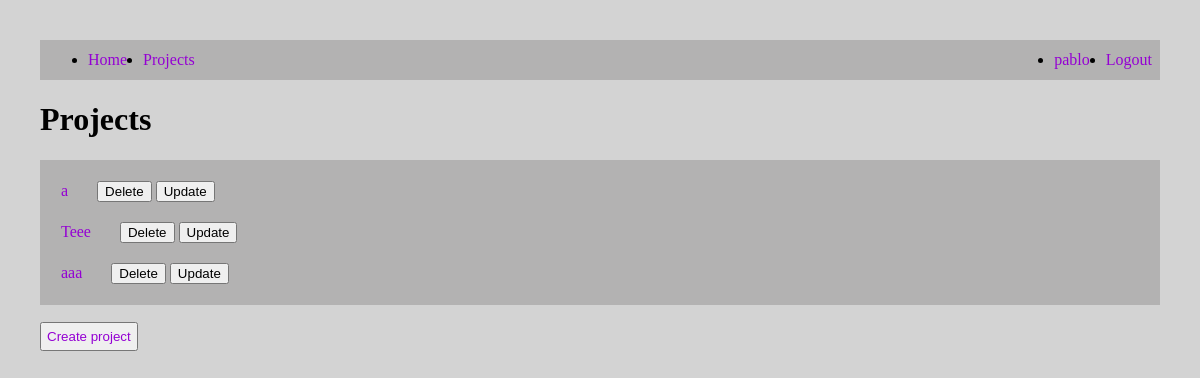
Before: /projects/ (signed in) with the older database file.
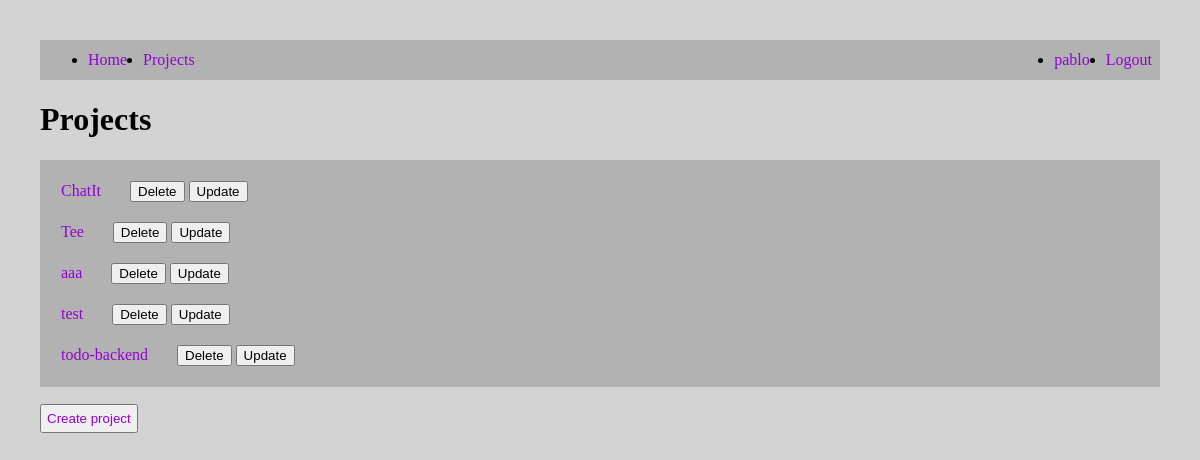
After: the same page with the newer database file.
### todoapp/models.py (models this page shows)
class Project(models.Model):
    name = models.CharField(max_length=100)
    user = models.ForeignKey(User, on_delete=models.CASCADE, null=True)
    def __str__(self):
        return self.name

### todoapp/views.py (the view)
# urls.py: path("projects/", views.projects, name="projects"),
@login_required(login_url="login")
def projects(request):
    projects = Project.objects.filter(user_id=request.user.id)
    return render(request, "projects.html", {"projects": projects})

### todoapp/templates/projects.html (shortened to what this page needs)
{% extends 'layout/base.html' %}
{% block content %}
<!DOCTYPE html>
<html lang="en">
<head>
</head>
<body>
  <h1>Projects</h1>
  <div class="project_div">
    {% for project in projects %}
      <div class="project">
        <a href="/tasks/{{project.id}}">{{ project }}</a>
        <button class="delete-bttn"><a class="delete-a" href="/delete_project/{{project.id}}">Delete</a></button>
        <button><a class="delete-a" href="/update_project/{{project.id}}">Update</a></button>
      </div>
    {% endfor %}
  </div>
  <button class="create_project"><a href="/create_project">Create project</a></button>
</body>
</html>
{% endblock  %}

### todoapp/templates/layout/base.html (shortened to what this page needs)
{% load static %}
<link rel="stylesheet" href="{% static '/css/main.css' %}">
<link rel="stylesheet" href="https://cdn.jsdelivr.net/npm/purecss@3.0.0/build/pure-min.css">
<div class="pure-menu pure-menu-horizontal">
  <ul class="pure-menu-list" style="display: flex; background: #b3b2b2;">
    <li class="pure-menu-item" style="height: auto;">
      <a href="{% url 'home' %}" class="pure-menu-link">Home</a>
    </li>
    <li class="pure-menu-item" style="height: auto;">
      <a href="{% url 'projects' %}" class="pure-menu-link">Projects</a>
    </li>
    {% if user.is_authenticated %}
      <li class="pure-menu-item" style="height: auto; margin-left: auto;">
        <a class="pure-menu-link">{{ user.username }}</a>
      </li>
      <li class="pure-menu-item" style="height: auto">
        <a href="{% url 'logout' %}" class="pure-menu-link">Logout</a>
      </li>
    {% endif %}
  </ul>
</div>
<body>
</body>
{% block content %}
{% endblock content %}

### todoapp/static/css/main.css (style rules this page uses)
body { margin: 40 !important; }
a { text-decoration: none !important; color: darkviolet; }
li { margin: 8; }
.create_project { margin-top: 17; padding: 5; }
.project { margin: 20; background-color: #b3b2b2; }
.project_div { background-color: #b3b2b2; padding: 1; }
.delete-a { color: black; }
.delete-bttn { margin-left: 25; }
html { background-color: lightgrey; }
ul { line-height: 1.5; }

Changed rows visible on the page:
changed Project: name "a" → "ChatIt"
changed Project: name "Teee" → "Tee"
added Project: name "test"
added Project: name "todo-backend"
